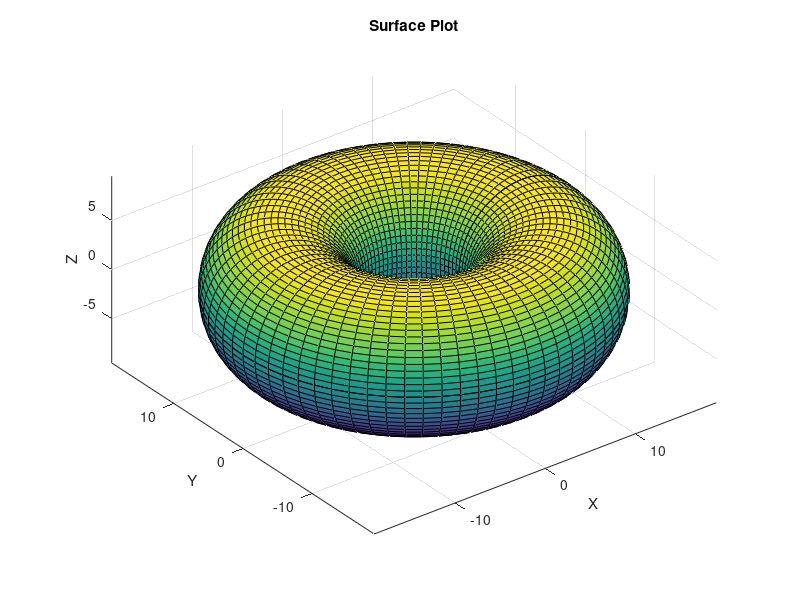

Write MATLAB code to recreate this figure.
clear, clc, close all
c = 12;
a = 7;
u = 0 : pi / 36 : 2*pi;
m = length(u);
v = 0 : pi / 36 : 2*pi;
n = length(v);

U = repmat(u, m, 1);
V = repmat(v', 1, n);

% Note to self
% [U,V] = meshgrid(u,v);
% Does everything repmat would do but do not need to calculate length (it seems)

X = ( c + a * cos(V)).*cos(U);
Y = ( c + a * cos(V)).*sin(U);
Z = a*sin(V);

surf(X,Y,Z)

title('Surface Plot')
xlabel('X')
ylabel('Y')
zlabel('Z')

daspect([1 1 1])
axis vis3d
